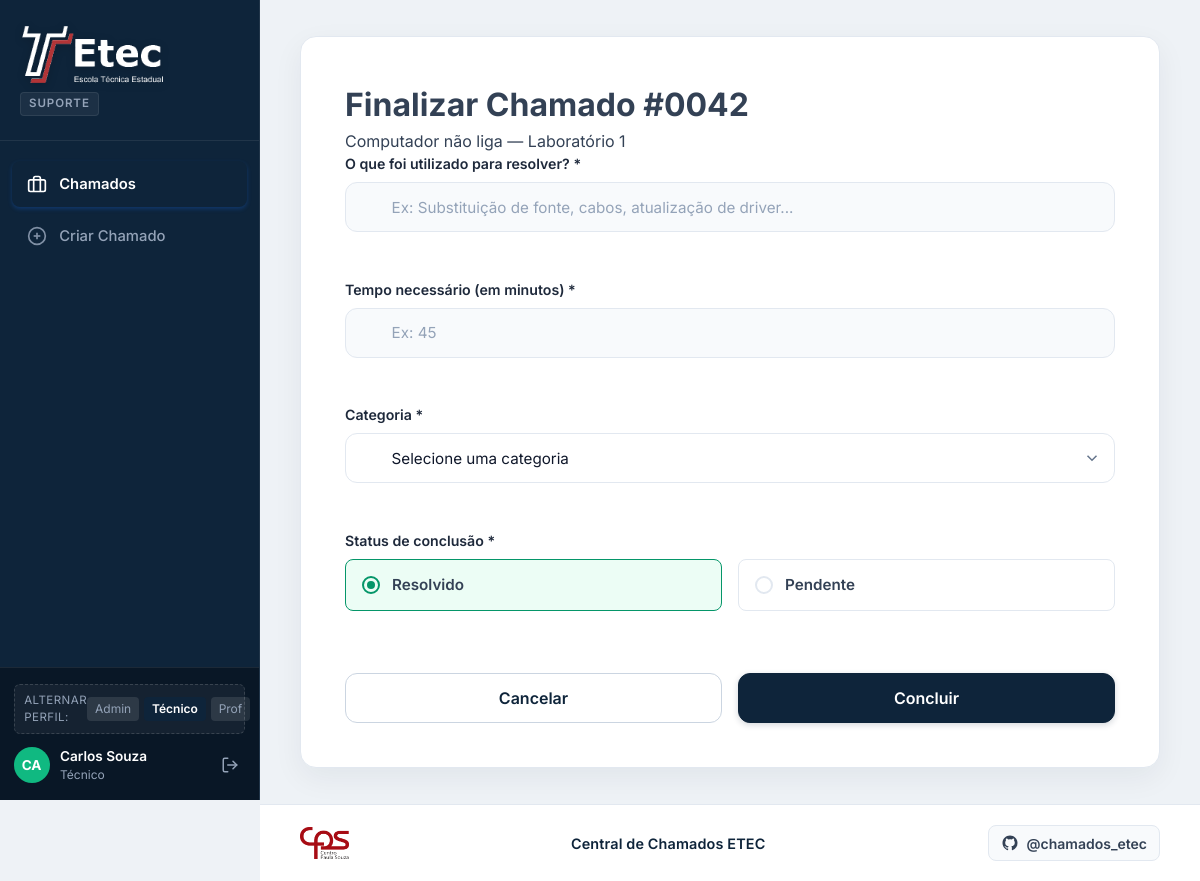
Screenshot of /chamados/1/finalizar (signed in) with the database file from the repository.
### app/models/user.py (models this page shows, shortened)
class User(UserMixin, db.Model):
    __tablename__ = 'users'
    id = db.Column(db.Integer, primary_key=True)
    nome = db.Column(db.String(150), nullable=False)
    email = db.Column(db.String(150), nullable=False, unique=True, index=True)
    senha_hash = db.Column(db.String(255), nullable=False)
    perfil = db.Column(db.String(30), nullable=False, default='professor', index=True)  # 'professor', 'tecnico', 'admin'
    cargo = db.Column(db.String(100), nullable=True)
    ativo = db.Column(db.Boolean, default=True, nullable=False)
    avatar_cor = db.Column(db.String(20), default='#3B82F6', nullable=False)
    created_at = db.Column(db.DateTime, default=lambda: datetime.now(timezone.utc), nullable=False)
    updated_at = db.Column(db.DateTime, default=lambda: datetime.now(timezone.utc), onupdate=lambda: datetime.now(timezone.utc), nullable=False)
    @property
    def is_admin(self) -> bool:
        return self.perfil == 'admin'
    @property
    def is_tecnico(self) -> bool:
        return self.perfil in ('tecnico', 'admin')

### app/models/ticket.py (models this page shows, shortened)
class Ticket(db.Model):
    __tablename__ = 'tickets'
    id = db.Column(db.Integer, primary_key=True)
    numero = db.Column(db.String(20), nullable=False, unique=True, index=True)  # Ex: '0042'
    titulo = db.Column(db.String(150), nullable=False)
    descricao = db.Column(db.Text, nullable=False)
    sala = db.Column(db.String(100), nullable=False, index=True)
    maquina = db.Column(db.String(50), nullable=True)
    status = db.Column(
        db.String(30),
        nullable=False,
        default='Aberto',
        index=True
    )  # 'Aberto', 'Em andamento', 'Resolvido', 'Pendente'
    solicitante_id = db.Column(
        db.Integer,
        db.ForeignKey('users.id', ondelete='RESTRICT'),
        nullable=False,
        index=True
    )
    tecnico_id = db.Column(
        db.Integer,
        db.ForeignKey('users.id', ondelete='SET NULL'),
        nullable=True,
        index=True
    )
    solucao = db.Column(db.Text, nullable=True)
    tempo_minutos = db.Column(db.Integer, nullable=True)
    categoria = db.Column(db.String(100), nullable=True)
    motivo_pendente = db.Column(db.Text, nullable=True)
    created_at = db.Column(db.DateTime, default=lambda: datetime.now(timezone.utc), nullable=False, index=True)
    data_finalizacao = db.Column(db.DateTime, nullable=True)
    solicitante = db.relationship('User', foreign_keys=[solicitante_id], backref=db.backref('chamados_abertos', lazy='dynamic'))
    tecnico = db.relationship('User', foreign_keys=[tecnico_id], backref=db.backref('chamados_atendidos', lazy='dynamic'))
    historico = db.relationship('TicketHistory', backref='ticket', cascade='all, delete-orphan', order_by='TicketHistory.created_at.asc()')

### app/routes/chamados.py (the view, shortened to what this page needs)
@chamados_bp.route('/<int:ticket_id>/finalizar', methods=['GET', 'POST'])
@tecnico_required
def finalizar(ticket_id):
    ticket = Ticket.query.get_or_404(ticket_id)
    if not current_user.is_admin and ticket.tecnico_id != current_user.id:
        flash("Você só tem permissão para finalizar chamados atribuídos a você.", "warning")
        return redirect(url_for('chamados.detalhe', ticket_id=ticket.id))
    categories = get_cached_categories()
    return render_template(
        'chamados/finalizar.html',
        active_page='chamados',
        ticket=ticket,
        categories=categories,
        form_data=None
    )

### app/__init__.py (called while the page is built)
def create_app(config_class=Config):
    app = Flask(__name__)
    app.config.from_object(config_class)
    db.init_app(app)
    login_manager.init_app(app)
    from app.models.user import User
    @login_manager.user_loader
    def load_user(user_id):
        try:
            return User.query.get(int(user_id))
        except Exception:
            return None
    @app.context_processor
    def inject_user():
        return {
            'logged_user': current_user if current_user.is_authenticated else None
        }
    from app.routes.auth import auth_bp
    from app.routes.chamados import chamados_bp
    from app.routes.usuarios import usuarios_bp
    app.register_blueprint(auth_bp)
    app.register_blueprint(chamados_bp)
    app.register_blueprint(usuarios_bp)
    return app

### app/utils/cache.py (called while the page is built, shortened)
def get_cached_categories() -> List[str]:
    cached = app_cache.get('categories')
    if cached is not None:
        return cached

    def get(self, key: str) -> Optional[Any]:
        with self._lock:
            return self._cache.get(key)

### app/templates/chamados/finalizar.html (shortened to what this page needs)
{% extends 'base.html' %}
{% block content %}
<div class="page-container">
    <div class="form-card-container">
        <header class="page-header">
            <h1 class="page-title">Finalizar Chamado #{{ ticket.numero }}</h1>
            <p class="page-subtitle">{{ ticket.titulo }} — {{ ticket.sala }}</p>
        </header>
        <form action="{{ url_for('chamados.finalizar', ticket_id=ticket.id) }}" method="POST" class="ticket-form" novalidate>
            <div class="form-group">
                <label for="solucao" class="form-label">O que foi utilizado para resolver? <span class="required-star">*</span></label>
                <input
                    type="text"
                    id="solucao"
                    name="solucao"
                    class="form-control"
                    placeholder="Ex: Substituição de fonte, cabos, atualização de driver..."
                    value="{{ form_data.solucao if form_data else '' }}"
                    required
                >
            </div>
            <div class="form-group">
                <label for="tempo_minutos" class="form-label">Tempo necessário (em minutos) <span class="required-star">*</span></label>
                <input
                    type="number"
                    id="tempo_minutos"
                    name="tempo_minutos"
                    class="form-control"
                    placeholder="Ex: 45"
                    min="1"
                    max="1440"
                    value="{{ form_data.tempo_minutos if form_data else '' }}"
                    required
                >
            </div>
            <div class="form-group">
                <label for="categoria" class="form-label">Categoria <span class="required-star">*</span></label>
                <div class="select-wrapper">
                    <select id="categoria" name="categoria" class="form-control form-select" required>
                        <option value="" disabled selected>Selecione uma categoria</option>
                    </select>
                    <span class="select-chevron" aria-hidden="true">
                    </span>
                </div>
            </div>
            <div class="form-group">
                <label class="form-label">Status de conclusão <span class="required-star">*</span></label>
                <div class="status-radio-group">
                    <label class="radio-badge-card radio-status-resolvido">
                        <span class="radio-indicator"></span>
                        <span class="radio-text">Resolvido</span>
                    </label>
                    <label class="radio-badge-card radio-status-pendente">
                        <span class="radio-indicator"></span>
                        <span class="radio-text">Pendente</span>
                    </label>
                </div>
            </div>
            <div class="form-buttons-row">
                <a href="{{ url_for('chamados.detalhe', ticket_id=ticket.id) }}" class="btn btn-outline btn-lg">
                    Cancelar
                </a>
                <button type="submit" class="btn btn-primary btn-lg" id="btnFinishTicket">
                    Concluir
                </button>
            </div>
        </form>
    </div>
</div>
{% endblock %}

### app/templates/base.html (shortened to what this page needs)
<!DOCTYPE html>
<html lang="pt-BR">
<head>
    <link rel="stylesheet" href="{{ url_for('static', filename='css/style.css') }}">
</head>
<body class="app-body">
    <div class="app-shell">
        <aside class="app-sidebar" aria-label="Navegação Principal">
            <div class="sidebar-header">
                <a href="{{ url_for('chamados.meus_chamados' if logged_user.perfil == 'professor' else 'chamados.lista') }}" class="sidebar-brand-link">
                    <img src="{{ url_for('static', filename='img/etec_logo_grande_branco.png') }}" alt="Logo ETEC" class="sidebar-etec-logo">
                    <span class="sidebar-system-badge">Suporte</span>
                </a>
            </div>
            <nav class="sidebar-nav" aria-label="Menu do sistema">
                <ul class="nav-list">
                    {% if logged_user.perfil == 'professor' %}
                        <li class="nav-item">
                            <a href="{{ url_for('chamados.meus_chamados') }}" class="nav-link {% if active_page == 'meus_chamados' %}active{% endif %}">
                                <span class="nav-icon" aria-hidden="true">
                                    <svg width="20" height="20" viewBox="0 0 24 24" fill="none" stroke="currentColor" stroke-width="2"><path d="M14 2H6a2 2 0 0 0-2 2v16a2 2 0 0 0 2 2h12a2 2 0 0 0 2-2V8z"></path><polyline points="14 2 14 8 20 8"></polyline><line x1="16" y1="13" x2="8" y2="13"></line><line x1="16" y1="17" x2="8" y2="17"></line><polyline points="10 9 9 9 8 9"></polyline></svg>
                                </span>
                                <span class="nav-text">Meus Chamados</span>
                            </a>
                        </li>
                        <li class="nav-item">
                            <a href="{{ url_for('chamados.criar') }}" class="nav-link {% if active_page == 'criar_chamado' %}active{% endif %}">
                                <span class="nav-icon" aria-hidden="true">
                                    <svg width="20" height="20" viewBox="0 0 24 24" fill="none" stroke="currentColor" stroke-width="2"><circle cx="12" cy="12" r="10"></circle><line x1="12" y1="8" x2="12" y2="16"></line><line x1="8" y1="12" x2="16" y2="12"></line></svg>
                                </span>
                                <span class="nav-text">Criar Chamado</span>
                            </a>
                        </li>
                    {% elif logged_user.perfil == 'tecnico' %}
                        <li class="nav-item">
                            <a href="{{ url_for('chamados.lista') }}" class="nav-link {% if active_page == 'chamados' %}active{% endif %}">
                                <span class="nav-icon" aria-hidden="true">
                                    <svg width="20" height="20" viewBox="0 0 24 24" fill="none" stroke="currentColor" stroke-width="2"><rect x="2" y="7" width="20" height="14" rx="2" ry="2"></rect><path d="M16 21V5a2 2 0 0 0-2-2h-4a2 2 0 0 0-2 2v16"></path></svg>
                                </span>
                                <span class="nav-text">Chamados</span>
                            </a>
                        </li>
                        <li class="nav-item">
                            <a href="{{ url_for('chamados.criar') }}" class="nav-link {% if active_page == 'criar_chamado' %}active{% endif %}">
                                <span class="nav-icon" aria-hidden="true">
                                    <svg width="20" height="20" viewBox="0 0 24 24" fill="none" stroke="currentColor" stroke-width="2"><circle cx="12" cy="12" r="10"></circle><line x1="12" y1="8" x2="12" y2="16"></line><line x1="8" y1="12" x2="16" y2="12"></line></svg>
                                </span>
                                <span class="nav-text">Criar Chamado</span>
                            </a>
                        </li>
                    {% endif %}
                </ul>
            </nav>
            <div class="sidebar-footer">
                <div class="prototype-role-switcher">
                    <span class="role-switcher-label">Alternar Perfil:</span>
                    <div class="role-switcher-btns">
                        <a href="{{ url_for('auth.quick_login', role='admin') }}" class="btn-role-switch {% if logged_user.perfil == 'admin' %}active{% endif %}" title="Ver visão de Técnico-Admin">Admin</a>
                        <a href="{{ url_for('auth.quick_login', role='tecnico') }}" class="btn-role-switch {% if logged_user.perfil == 'tecnico' %}active{% endif %}" title="Ver visão de Técnico">Técnico</a>
                        <a href="{{ url_for('auth.quick_login', role='professor') }}" class="btn-role-switch {% if logged_user.perfil == 'professor' %}active{% endif %}" title="Ver visão de Professor">Prof</a>
                    </div>
                </div>
                <div class="user-profile-badge">
                    <div class="user-avatar" style="background-color: {{ logged_user.avatar_cor or '#3B82F6' }};">
                        {{ logged_user.nome[:2].upper() }}
                    </div>
                    <div class="user-details">
                        <span class="user-name">{{ logged_user.nome }}</span>
                        <span class="user-role-text">
                            {% if logged_user.perfil == 'admin' %}
                                Técnico-Admin
                            {% elif logged_user.perfil == 'tecnico' %}
                                Técnico
                            {% else %}
                                Professor
                            {% endif %}
                        </span>
                    </div>
                    <a href="{{ url_for('auth.logout') }}" class="btn-logout" title="Sair do sistema" aria-label="Sair">
                        <svg width="18" height="18" viewBox="0 0 24 24" fill="none" stroke="currentColor" stroke-width="2" stroke-linecap="round" stroke-linejoin="round">
                            <path d="M9 21H5a2 2 0 0 1-2-2V5a2 2 0 0 1 2-2h4"></path>
                            <polyline points="16 17 21 12 16 7"></polyline>
                            <line x1="21" y1="12" x2="9" y2="12"></line>
                        </svg>
                    </a>
                </div>
            </div>
        </aside>
        <main class="app-main">
            <div class="content-wrapper">
                {% block content %}{% endblock %}
            </div>
            <footer class="app-footer">
                <div class="footer-inner">
                    <div class="footer-left">
                        <img src="{{ url_for('static', filename='img/cps_logo_transparente.png') }}" alt="Centro Paula Souza" class="footer-cps-logo">
                    </div>
                    <div class="footer-center">
                        <span class="footer-text">Central de Chamados ETEC</span>
                    </div>
                    <div class="footer-right">
                        <a href="https://github.com/VINISETE/projeto_chamados_etec" target="_blank" rel="noopener noreferrer" class="footer-github-link" title="Repositório do Projeto no GitHub">
                            <span class="footer-github-text">@chamados_etec</span>
                        </a>
                    </div>
                </div>
            </footer>
        </main>
    </div>
</body>
</html>

### rows the page displays
User: nome "CA", nome "Carlos Souza"
Ticket: numero "0042", titulo "Computador não liga", sala "Laboratório 1"
